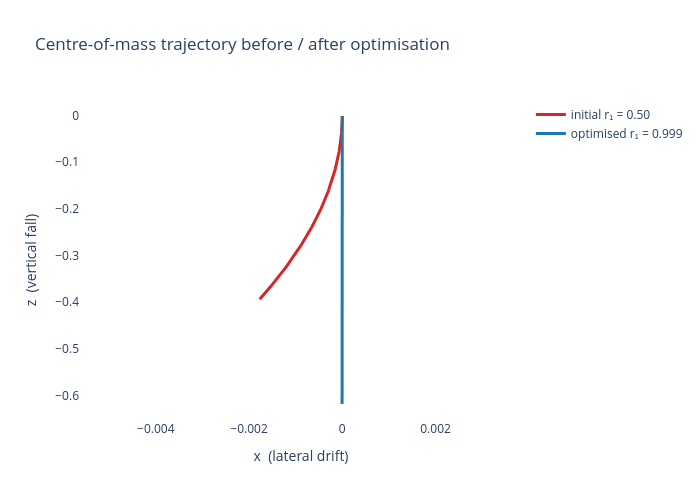

Notebook code cell kept with this figure:
### Markdown cell above
## Step 5 — Compare trajectories

Plot the centre-of-mass trajectory before vs after optimisation. The
initial asymmetric body drifts sideways while the optimised body falls
vertically.

### Code cell
def trajectory(design):
    positions, _, _ = rollout.rollout(
        dt=dt,
        n_steps=n_steps,
        design=design,
    )
    return np.asarray(positions)


traj_init = trajectory(init_design)
traj_opt = trajectory(optimal_design)

fig = go.Figure()
fig.add_trace(go.Scatter(x=traj_init[:, 0], y=traj_init[:, 2],
                         mode="lines",
                         name=f"initial r₁ = {float(init_design[0]):.2f}",
                         line=dict(color="#d62728", width=3)))
fig.add_trace(go.Scatter(x=traj_opt[:, 0], y=traj_opt[:, 2],
                         mode="lines",
                         name=f"optimised r₁ = {float(optimal_design[0]):.3f}",
                         line=dict(color="#1f77b4", width=3)))
fig.update_layout(
    title="Centre-of-mass trajectory before / after optimisation",
    xaxis_title="x  (lateral drift)",
    yaxis_title="z  (vertical fall)",
    yaxis=dict(scaleanchor="x", scaleratio=0.01),
    width=700, height=500,
    plot_bgcolor="white",
)
fig.show()

### Figure 1 — Plotly figure (JSON) as saved in the notebook; plotly's stock layout.template omitted (floating-point values rounded to 4 significant figures; data arrays with more than 128 entries replaced by an {"elided": "..."} marker saying what was removed)
{"data": [{"line": {"color": "#d62728", "width": 3}, "mode": "lines", "name": "initial r₁ = 0.50", "type": "scatter", "x": {"elided": "400 float values"}, "y": {"elided": "400 float values"}}, {"line": {"color": "#1f77b4", "width": 3}, "mode": "lines", "name": "optimised r₁ = 0.999", "type": "scatter", "x": {"elided": "400 float values"}, "y": {"elided": "400 float values"}}], "layout": {"height": 500, "plot_bgcolor": "white", "title": {"text": "Centre-of-mass trajectory before / after optimisation"}, "width": 700, "xaxis": {"title": {"text": "x  (lateral drift)"}}, "yaxis": {"scaleanchor": "x", "scaleratio": 0.01, "title": {"text": "z  (vertical fall)"}}}}
